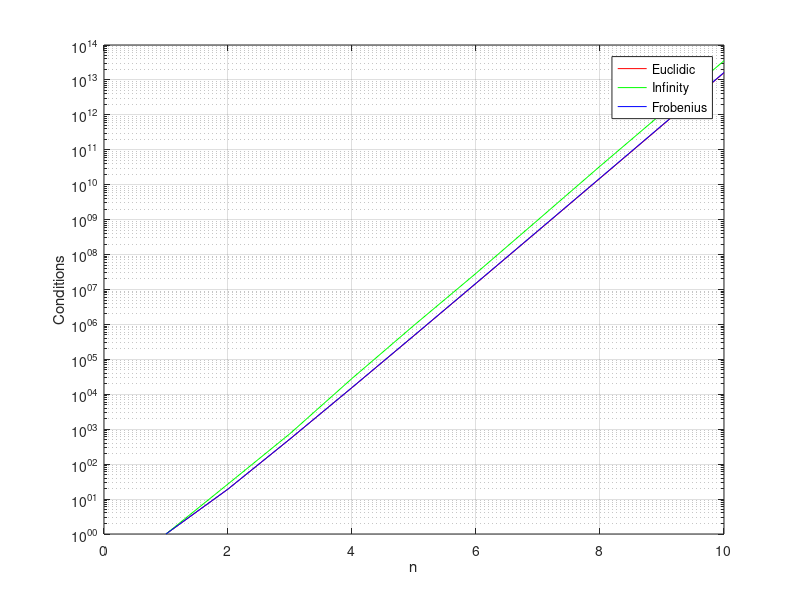
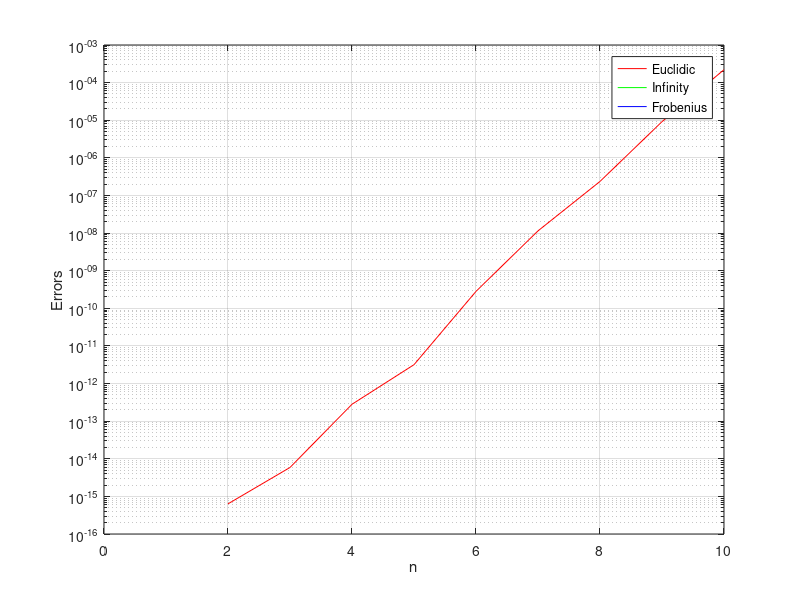

The MATLAB script that drew these images, in order:
function [] = testHilbert()
    maxn = 10;
    close all;

    conditions = zeros(maxn, 3);
    errors     = zeros(maxn, 3);

    for n = 1:maxn
        H = hilb(n);

        conditions(n, 1) = cond(H, 2);     % euclidic
        conditions(n, 2) = cond(H, inf);   % infinity
        conditions(n, 3) = cond(H, 'fro'); % frobenius

        v = ones(n, 1);
        b = H * v;
        x = H \ b;

        errors(n, 1) = norm(x-v,  2   ) / norm(v,  2   ) % euclidic
        errors(n, 1) = norm(x-v,  inf ) / norm(v,  inf ) % infinity
        errors(n, 1) = norm(x-v, 'fro') / norm(v, 'fro') % frobenius
    end

    semilogy(conditions(:, 1), 'r');
    hold on;
    semilogy(conditions(:, 2), 'g');
    semilogy(conditions(:, 3), 'b');

    grid on;
    legend('Euclidic', 'Infinity', 'Frobenius');
    xlabel('n');
    ylabel('Conditions');
    hold off;


    figure;
    semilogy(errors(:, 1), 'r');
    hold on;
    semilogy(errors(:, 2), 'g');
    semilogy(errors(:, 3), 'b');

    grid on;
    legend('Euclidic', 'Infinity', 'Frobenius');
    xlabel('n');
    ylabel('Errors');
    hold off;
end
